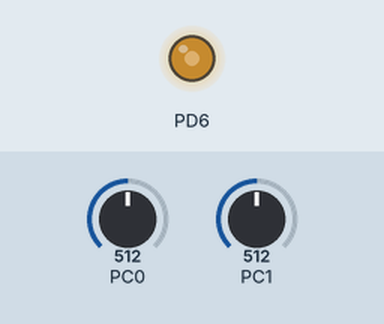
This program was run on a simulated ATmega328P, built with avr-gcc and emulated at 16 MHz. On the bench: output pins drawn as LEDs (lit = HIGH). Inputs (shaded band) come from the test bench; at power-on: PC0 = 512, PC1 = 512. What the program prints to the serial monitor is not drawn.

Above: at 1.2 s.
1.3 s: PC0 set to 406
At 2.7 s:
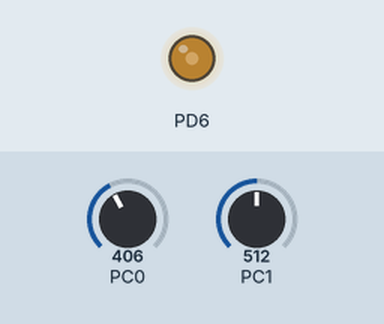
4.3 s: PC0 set to 383
At 5.0 s:
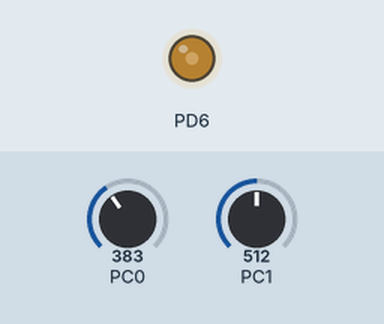
7.3 s: PC1 set to 492
At 7.9 s:
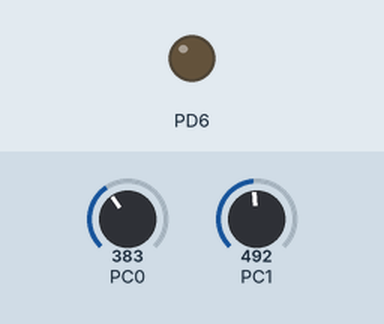
8.9 s: PC1 set to 510
At 10.1 s:
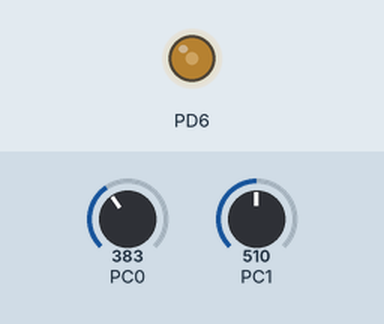
11.9 s: PC0 set to 716
At 13.1 s:
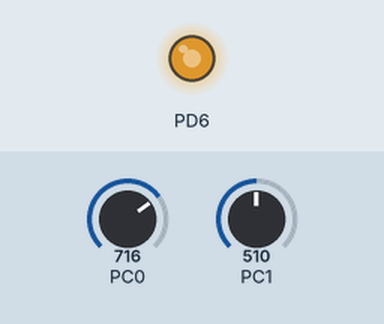
13.5 s: PC0 set to 122
At 14.6 s:
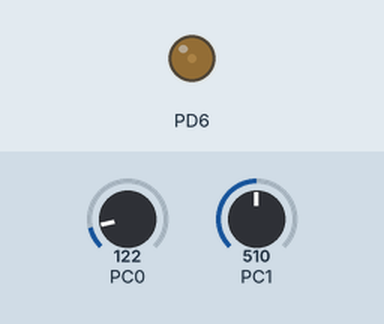
Timing chart, 0 to 16.2 s (numbered marks = the images above; inputs shaded):
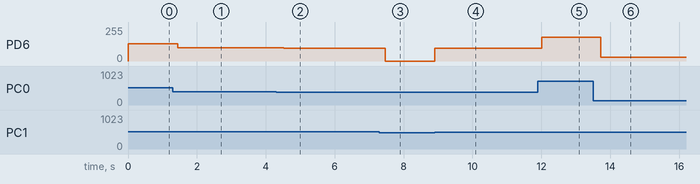

The program:

main.c
```c
/*
 * GccApplication1.c
 *
 * Created: 22.04.2021 15.06.48
 * Author : Bruker
 */

#define F_CPU 16000000UL 	// System clock
#define BAUD 9600UL 		// BAUD rate

#include <avr/io.h>
#include <util/delay.h>
#include <avr/interrupt.h>
#include "serial.h"

volatile uint16_t potmeter = 0;
volatile uint16_t temperature = 0;		// Stores last ADC conversion from the ADC Data Register (0 - 1023)

/************************************************************************/
/* Initialization of analog-to-digital converter. 						*/
/* Prescaler is set to: 128. 											*/
/* Interrupts is enabled. Reference voltage is set to AVCC. ADC0 is the */
/* initial input channel.                                               */
/************************************************************************/
void initADC() {
	ADCSRA |= (1<<ADEN);										// Enable ADC
	ADCSRA |= (1<<ADPS2) | (1<<ADPS1) | (1<<ADPS1);				// Configure prescaler
	ADCSRA |= (1<<ADIE);										// Configure interrupt
	ADMUX |= (0<<REFS1) | (1<<REFS0);							// Set reference to AVCC
	ADMUX |= (0<<ADLAR);										// Configure right adjusted result
	ADMUX |= (0<<MUX3) | (0<<MUX2) | (0<<MUX1) | (0<<MUX0);		// Configure ADC0 as input channel
}

/************************************************************************/
/* Initialization of the timer using 8-bit Timer0.                      */
/* Prescaler is set to 256x.                                            */
/************************************************************************/
void initTimer() {
	DDRD |= (1<<DDD6);
	TCCR0A |= (1<<COM0A1) | (1<<WGM01) | (1<<WGM00);	// Fast PWM, non-inverting
	TCCR0B |= (1<<CS02);	// Prescale 256x
}

/************************************************************************/
/* Interrupt service routine for analog-to-digital converter. ISR is    */
/* triggered on finished conversion. Saves conversion and toggles input */
/* channel.														        */
/************************************************************************/
ISR(ADC_vect) {
	static uint8_t inputChannel = 0;				// Stores current analog input channel (ADC0, ADC1...)
	switch (inputChannel) {
		case 0:
			inputChannel = 1; 						// Change input channel to temperature sensor
			temperature = ADC;
			break;
		case 1:
			inputChannel = 0; 						// Change input channel to potentiometer
			potmeter = ADC;
			break;
	}
	ADMUX = (ADMUX & 0b11110000) | inputChannel; 	// Changes input channel
}

/************************************************************************/
/* Main loop. Does something... ´\(o.o)/`                               */
/************************************************************************/
int main(void) {
	initADC();
	initTimer();
	initSerial();
	sei();
	uint16_t threshold = 500;
	while (1) {
		if (!(ADCSRA & (1<<ADSC))) { 	// If conversion is done
 			ADCSRA |= (1<<ADSC); 		// Start new conversion
    	}
		if (potmeter > threshold) {
			OCR0A = temperature/4;
			writeString("Temperature: ");
			writeNumber(temperature/4);
			writeString("\tChoose new threshold by writing: <number> with NULL termination\n");
		} else {
			OCR0A = 0;
		}
		if (UCSR0A & (1<<RXC0)) {		// If incoming data
			threshold = readNumber();
		}

	}
}
```

serial.c
```c
/*
 * serial.c
 *
 * Created: 22.04.2021 14:37:33
 *  Author: espen
 */

#include <avr/io.h>
#include "serial.h"
#include <util/setbaud.h>

void initSerial() {
	UBRR0 = UBRR_VALUE;
	UCSR0B = (1<<RXEN0) | (1<<TXEN0);
	UCSR0C = (1<<UCSZ01) | (1<<UCSZ00);
}

void transmitByte(uint8_t data) {
	while (!(UCSR0A & (1<<UDRE0)));
	UDR0 = data;
}

uint8_t receiveByte() {
  	while (!(UCSR0A & (1<<RXC0)));
  	return UDR0;
}

void writeNumber(int16_t number) {
	if (number == 0) {							// Consider case where number = 0
		transmitByte('0');
		transmitByte(0);
		return;
	}
	if (number < 0) {							// Case where number is negative
		transmitByte('-');
		number *= -1;							// Necessary for ASCII conversion
	}
	uint8_t mostSignificantDigitFound = 0;
	for (int16_t i = 10000; i >= 1; i /= 10) {
		if (!mostSignificantDigitFound) {
			mostSignificantDigitFound = number/i;
		}
		if (mostSignificantDigitFound) {		// Only prints 0 if it is to the right of the most significant digit
			transmitByte(number/i + '0');
		}
		number %= i;
	}
	transmitByte(0); // NULL-termination
}

int16_t readNumber() {
	char thousands = '0';
	char hundreds = '0';
	char tens = '0';
	char ones = '0';
	char digit = '0';
	int16_t sign = 1;
	do {
		thousands = hundreds;
		hundreds = tens;
		tens = ones;
		ones = digit;
		digit = receiveByte();
		if (digit == '-') {						// Handle negative numbers
			sign = -1;
			digit = '0';
		}
	} while (digit != 0);                      // NULL-termination
	return sign*(1000*(thousands - '0') + 100*(hundreds - '0') + 10*(tens - '0') + ones - '0');
}

void writeString(char* string) {
	while (*string) {
		transmitByte(*string);
		string++;
	}
}

void readString(char* string) {
	while (*string) {
		char response = receiveByte();
		if ((response == 0) || (response == '\r')) {
			break;
		} else {
			*string = response;
			string++;
		}
	}
	*string = 0;                           // NULL termination
}
```

serial.h
```c
/*
 * serial.h
 *
 * Created: 22.04.2021 14:37:27
 *  Author: espen
 */

#ifndef serial_h
#define serial_h

#ifndef F_CPU
#define F_CPU 16000000UL	// System clock
#endif

#ifndef BAUD
#define BAUD 9600UL			// BAUD rate
#endif

/************************************************************************/
/* Sets UBBR according to system clock and desired baud rate. Turns on  */
/* the transmission and reception circuitry. Configures 8 data bits and */
/* 1 stop bit.					                                        */
/************************************************************************/
void initSerial();

/************************************************************************/
/* Waits for empty transmission buffer and sends data.                  */
/************************************************************************/
void transmitByte(uint8_t data);

/************************************************************************/
/* Waits for incoming data and returns it.                              */
/************************************************************************/
uint8_t receiveByte();

/************************************************************************/
/* Sends any number between -32,768 and +32,767 via serial with NULL    */
/* termination.                                                         */
/************************************************************************/
void writeNumber(int16_t number);

/************************************************************************/
/* Reads any number between -32,768 and +32,767 via serial. The number  */
/* must be NULL terminated.                                             */
/************************************************************************/
int16_t readNumber();

/************************************************************************/
/* Sends any ASCII string via serial. String must be NULL terminated.   */
/************************************************************************/
void writeString(char* string);

/************************************************************************/
/* Reads any ASCII string via serial. String must be NULL or '\r'       */
/* terminated. Resulting string is NULL terminated.                     */
/************************************************************************/
void readString(char* string);

#endif
```

Measured:
- the behaviour switches between 501 and 500 on PC1 (found by bisection; images 2 and 3)
- after the input at 1.3 s, PD6: 128/255 → 101/255 after 0.15 s
- after the input at 4.3 s, PD6: 101/255 → 95/255 after 0.22 s
- after the input at 7.3 s, PD6: 95/255 → 0/255 after 0.17 s
- after the input at 8.9 s, PD6: 0/255 → 95/255 at once
- after the input at 11.9 s, PD6: 95/255 → 179/255 after 0.12 s
- after the input at 13.5 s, PD6: 179/255 → 30/255 after 0.22 s
